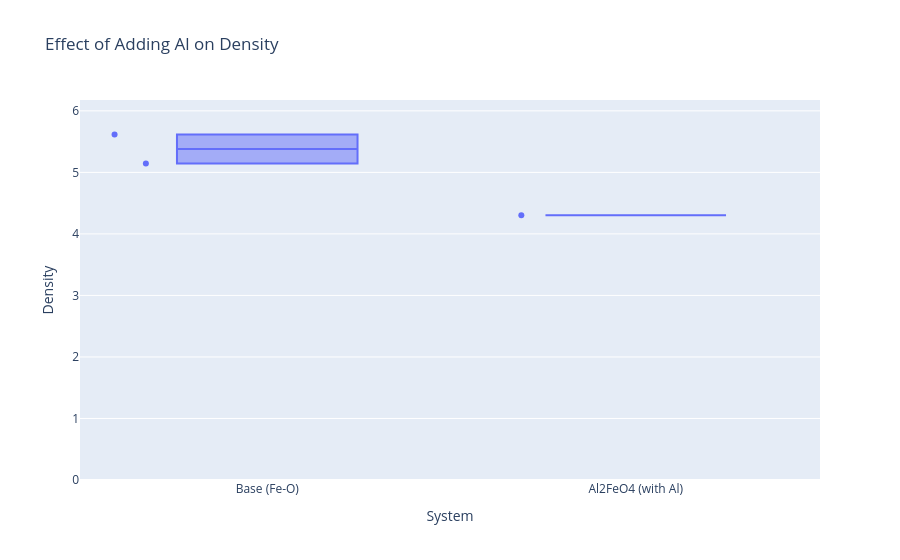

Notebook code for this chart:
### Code cell
import pandas as pd
import matplotlib.pyplot as plt
from mp_api.client import MPRester
import plotly.express as px
import warnings
warnings.filterwarnings('ignore')

API_KEY = "YOUR_API_KEY_HERE"  # Replace with your Materials Project API key

def analyze_element_effect(base_elements, added_element):

    #Compare density of materials that contain only base_elements vs those that also contain added_element.
    #Example: base_elements = ["Fe", "O"], added_element = "Al"
    
    print(f"Analyzing how adding {added_element} affects density of {base_elements} compounds...\n")

    with MPRester(API_KEY) as mpr:
        # Searches the database for base system materials
        base_docs = mpr.materials.summary.search(
            chemsys="-".join(base_elements),
            is_stable=True,
            fields=["material_id", "formula_pretty", "density"]
        )

        # Searches the database for the material with added element
        extended_chemsys = base_elements + [added_element]
        added_docs = mpr.materials.summary.search(
            chemsys="-".join(sorted(extended_chemsys)),
            is_stable=True,
            fields=["material_id", "formula_pretty", "density"]
        )

    # Converts it to DataFrames
    base_df = pd.DataFrame([{ "Formula": d.formula_pretty, "Density": d.density } for d in base_docs])
    added_df = pd.DataFrame([{ "Formula": d.formula_pretty, "Density": d.density } for d in added_docs])

    print(f"Found {len(base_df)} base compounds and {len(added_df)} with added {added_element}.")

    # Adds labels for plotting
    base_df["System"] = f"Base ({'-'.join(base_elements)})"
    added_df["System"] = added_df["Formula"] + f" (with {added_element})"

    combined_df = pd.concat([base_df, added_df], ignore_index=True)

    # Plots density for comparison
    fig = px.box(
    combined_df.dropna(subset=["Density"]),
    x="System",
    y="Density",
    title=f"Effect of Adding {added_element} on Density",
    points="all"
    )
    fig.update_layout(yaxis=dict(range=[0, combined_df["Density"].max() * 1.1]))

    fig.show()

    return combined_df

if __name__ == "__main__":
    # Change the elements in quotations to whatever is wanted.
    analyze_element_effect(["Fe", "O"], "Al")

### Figure 1 — Plotly figure (JSON) as saved in the notebook; plotly's stock layout.template omitted (floating-point values rounded to 4 significant figures)
{"data": [{"alignmentgroup": "True", "boxpoints": "all", "hovertemplate": "System=%{x}<br>Density=%{y}<extra></extra>", "legendgroup": "", "marker": {"color": "#636efa"}, "name": "", "notched": false, "offsetgroup": "", "orientation": "v", "showlegend": false, "type": "box", "x": ["Base (Fe-O)", "Base (Fe-O)", "Al2FeO4 (with Al)"], "x0": " ", "xaxis": "x", "y": [5.143, 5.615, 4.302], "y0": " ", "yaxis": "y"}], "layout": {"autosize": true, "boxmode": "group", "legend": {"tracegroupgap": 0}, "title": {"text": "Effect of Adding Al on Density"}, "xaxis": {"anchor": "y", "autorange": true, "domain": [0, 1], "range": [-0.5065, 1.5], "title": {"text": "System"}, "type": "category"}, "yaxis": {"anchor": "x", "domain": [0, 1], "range": [0, 6.176], "title": {"text": "Density"}, "type": "linear"}}}
